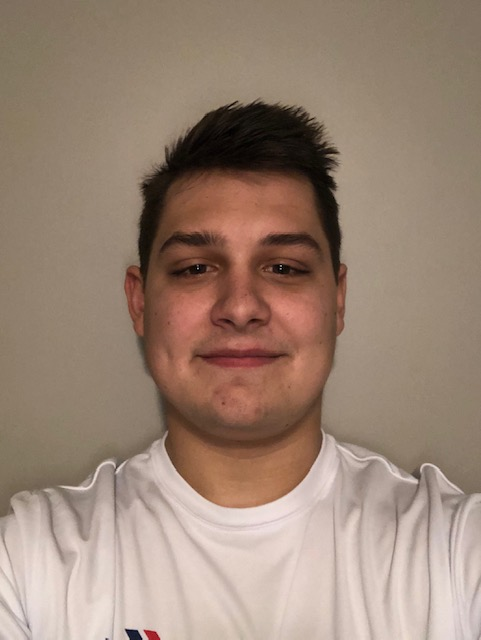
#> input picture Python-Code/Edge Detection/Not Mif.jpg, 481 x 640 px, found by its file name
$ python 'jpg Edge Detector.py'
#> lines starting #> are read from the running program, lines starting #| are printed output that depends on the picture; after the words box and inside, x2 and y2 are one past the last pixel; in counts of white or black regions, pixels touching at a corner belong together
# -*- coding: utf-8 -*-
"""
Spyder Editor

This is a temporary script file.
"""


import cv2

path="C:\\Users\\Scottie\\.spyder-py3\\Not Mif.jpg"
img = cv2.imread(path,0)
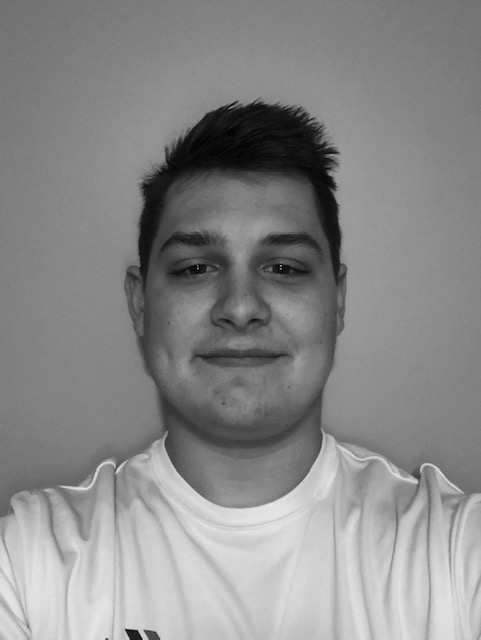
#> img: shape (640, 481); min 0, max 231, mean 137.6

cv2.imshow("temp2",img)

res=(320,480)
res2=(640,480)

image1 = cv2.resize(img,res)
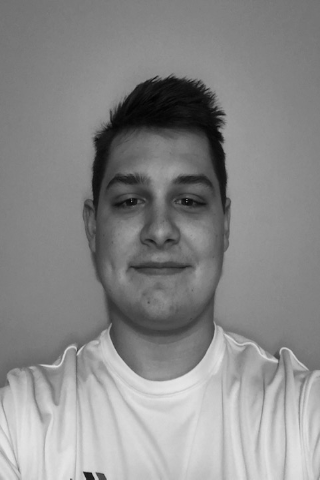
#> image1: shape (480, 320); min 2, max 230, mean 137.5
image2 = cv2.Canny(image1,100,150)
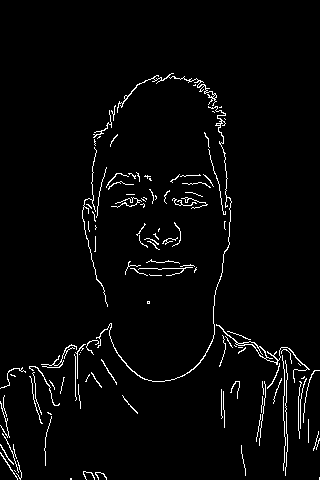
#> image2: shape (480, 320); 2.9% white in thin lines or dots, all inside (x1, y1, x2, y2) = (0, 73, 320, 480)
image2 = cv2.resize(image2,res)


final = cv2.hconcat([image1 ,image2]);
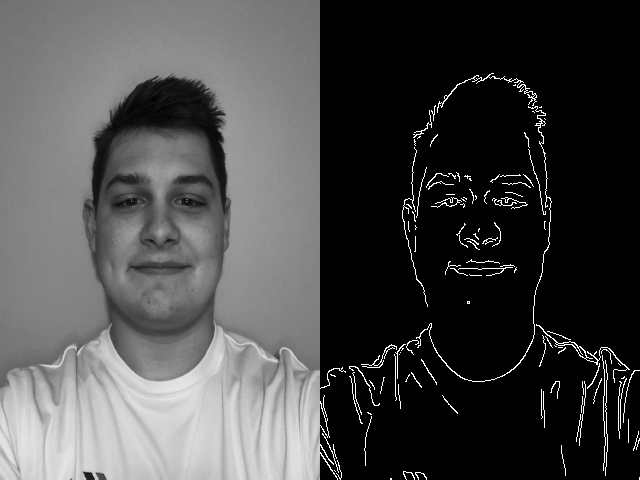
#> final: shape (480, 640); min 0, max 255, mean 72.4
final = cv2.resize(final,res2)

cv2.imwrite("C:\\Users\\Scottie\\.spyder-py3\\Mif.jpg",final)

rows,cols=final.shape
#> rows = 480; cols = 640
file= open("MeOnEdge.mif", 'w')
file.write("depth= 307200;\n")
file.write("width= 8;\n")
file.write("address_radix = dec;\n")
file.write("data_radix = dec;\n")
file.write("content\n")
file.write("begin\n")
index=0

for i in range(rows):
    for j in range(cols):
        pixel= final[i,j]
        file.write(str(index)+":"+ str(pixel) +";\n")
        index += 1
#> after the loop, index = 307200


file.write("end\n")
file.close()
